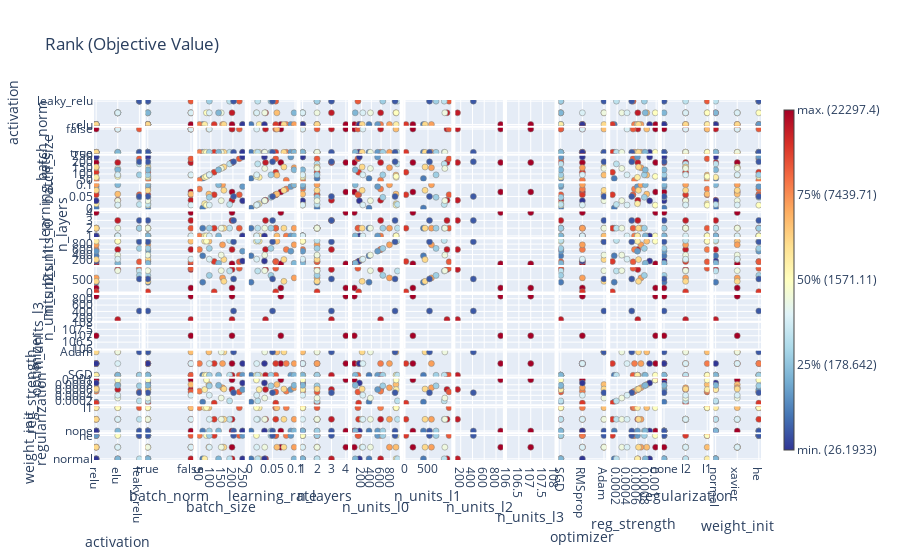

Notebook code cell kept with this figure:
### Code cell
optuna.visualization.plot_rank(study)
